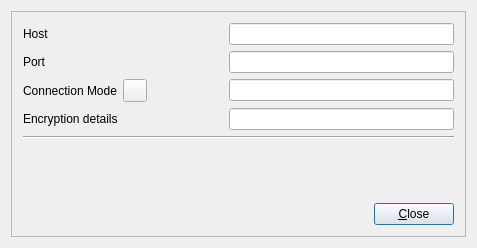
<?xml version="1.0" encoding="UTF-8"?>
<ui version="4.0">
 <class>ServerConnection</class>
 <widget class="QDialog" name="ServerConnection">
  <property name="geometry">
   <rect>
    <x>0</x>
    <y>0</y>
    <width>477</width>
    <height>248</height>
   </rect>
  </property>
  <property name="windowTitle">
   <string>ServerConnection</string>
  </property>
  <layout class="QVBoxLayout" name="verticalLayout_2">
   <item>
    <widget class="QFrame" name="frame">
     <property name="sizePolicy">
      <sizepolicy hsizetype="Expanding" vsizetype="Expanding">
       <horstretch>0</horstretch>
       <verstretch>0</verstretch>
      </sizepolicy>
     </property>
     <property name="frameShape">
      <enum>QFrame::StyledPanel</enum>
     </property>
     <property name="frameShadow">
      <enum>QFrame::Raised</enum>
     </property>
     <layout class="QVBoxLayout" name="verticalLayout_3">
      <item>
       <layout class="QVBoxLayout" name="verticalLayout">
        <item>
         <layout class="QHBoxLayout" name="horizontalLayout">
          <item>
           <widget class="QLabel" name="label">
            <property name="text">
             <string>Host</string>
            </property>
           </widget>
          </item>
          <item>
           <spacer name="horizontalSpacer">
            <property name="orientation">
             <enum>Qt::Horizontal</enum>
            </property>
            <property name="sizeHint" stdset="0">
             <size>
              <width>40</width>
              <height>20</height>
             </size>
            </property>
           </spacer>
          </item>
          <item>
           <widget class="QLineEdit" name="serverName">
            <property name="minimumSize">
             <size>
              <width>225</width>
              <height>0</height>
             </size>
            </property>
            <property name="readOnly">
             <bool>true</bool>
            </property>
           </widget>
          </item>
         </layout>
        </item>
        <item>
         <layout class="QHBoxLayout" name="horizontalLayout_2">
          <item>
           <widget class="QLabel" name="label_2">
            <property name="text">
             <string>Port</string>
            </property>
           </widget>
          </item>
          <item>
           <spacer name="horizontalSpacer_2">
            <property name="orientation">
             <enum>Qt::Horizontal</enum>
            </property>
            <property name="sizeHint" stdset="0">
             <size>
              <width>40</width>
              <height>20</height>
             </size>
            </property>
           </spacer>
          </item>
          <item>
           <widget class="QLineEdit" name="port">
            <property name="minimumSize">
             <size>
              <width>225</width>
              <height>0</height>
             </size>
            </property>
            <property name="readOnly">
             <bool>true</bool>
            </property>
           </widget>
          </item>
         </layout>
        </item>
        <item>
         <layout class="QHBoxLayout" name="horizontalLayout_3">
          <item>
           <widget class="QLabel" name="label_3">
            <property name="text">
             <string>Connection Mode</string>
            </property>
           </widget>
          </item>
          <item>
           <widget class="QToolButton" name="modeImage">
            <property name="text">
             <string/>
            </property>
            <property name="icon">
             <iconset resource="quban.qrc">
              <normaloff>:/quban/images/crystal/encrypted-256.png</normaloff>:/quban/images/crystal/encrypted-256.png</iconset>
            </property>
           </widget>
          </item>
          <item>
           <spacer name="horizontalSpacer_3">
            <property name="orientation">
             <enum>Qt::Horizontal</enum>
            </property>
            <property name="sizeHint" stdset="0">
             <size>
              <width>40</width>
              <height>20</height>
             </size>
            </property>
           </spacer>
          </item>
          <item>
           <widget class="QLineEdit" name="mode">
            <property name="minimumSize">
             <size>
              <width>225</width>
              <height>0</height>
             </size>
            </property>
            <property name="readOnly">
             <bool>true</bool>
            </property>
           </widget>
          </item>
         </layout>
        </item>
        <item>
         <layout class="QHBoxLayout" name="horizontalLayout_4">
          <item>
           <widget class="QLabel" name="label_4">
            <property name="text">
             <string>Encryption details</string>
            </property>
           </widget>
          </item>
          <item>
           <spacer name="horizontalSpacer_4">
            <property name="orientation">
             <enum>Qt::Horizontal</enum>
            </property>
            <property name="sizeHint" stdset="0">
             <size>
              <width>40</width>
              <height>20</height>
             </size>
            </property>
           </spacer>
          </item>
          <item>
           <widget class="QLineEdit" name="encryption">
            <property name="minimumSize">
             <size>
              <width>225</width>
              <height>0</height>
             </size>
            </property>
            <property name="readOnly">
             <bool>true</bool>
            </property>
           </widget>
          </item>
         </layout>
        </item>
        <item>
         <widget class="Line" name="line">
          <property name="orientation">
           <enum>Qt::Horizontal</enum>
          </property>
         </widget>
        </item>
        <item>
         <spacer name="verticalSpacer">
          <property name="orientation">
           <enum>Qt::Vertical</enum>
          </property>
          <property name="sizeHint" stdset="0">
           <size>
            <width>20</width>
            <height>40</height>
           </size>
          </property>
         </spacer>
        </item>
        <item>
         <layout class="QHBoxLayout" name="horizontalLayout_5">
          <item>
           <spacer name="horizontalSpacer_5">
            <property name="orientation">
             <enum>Qt::Horizontal</enum>
            </property>
            <property name="sizeHint" stdset="0">
             <size>
              <width>40</width>
              <height>20</height>
             </size>
            </property>
           </spacer>
          </item>
          <item>
           <widget class="QPushButton" name="closeButton">
            <property name="text">
             <string>&amp;Close</string>
            </property>
           </widget>
          </item>
         </layout>
        </item>
       </layout>
      </item>
     </layout>
    </widget>
   </item>
  </layout>
 </widget>
 <layoutdefault spacing="6" margin="11"/>
 <resources>
  <include location="quban.qrc"/>
 </resources>
 <connections>
  <connection>
   <sender>closeButton</sender>
   <signal>clicked()</signal>
   <receiver>ServerConnection</receiver>
   <slot>accept()</slot>
   <hints>
    <hint type="sourcelabel">
     <x>242</x>
     <y>266</y>
    </hint>
    <hint type="destinationlabel">
     <x>202</x>
     <y>149</y>
    </hint>
   </hints>
  </connection>
 </connections>
</ui>
